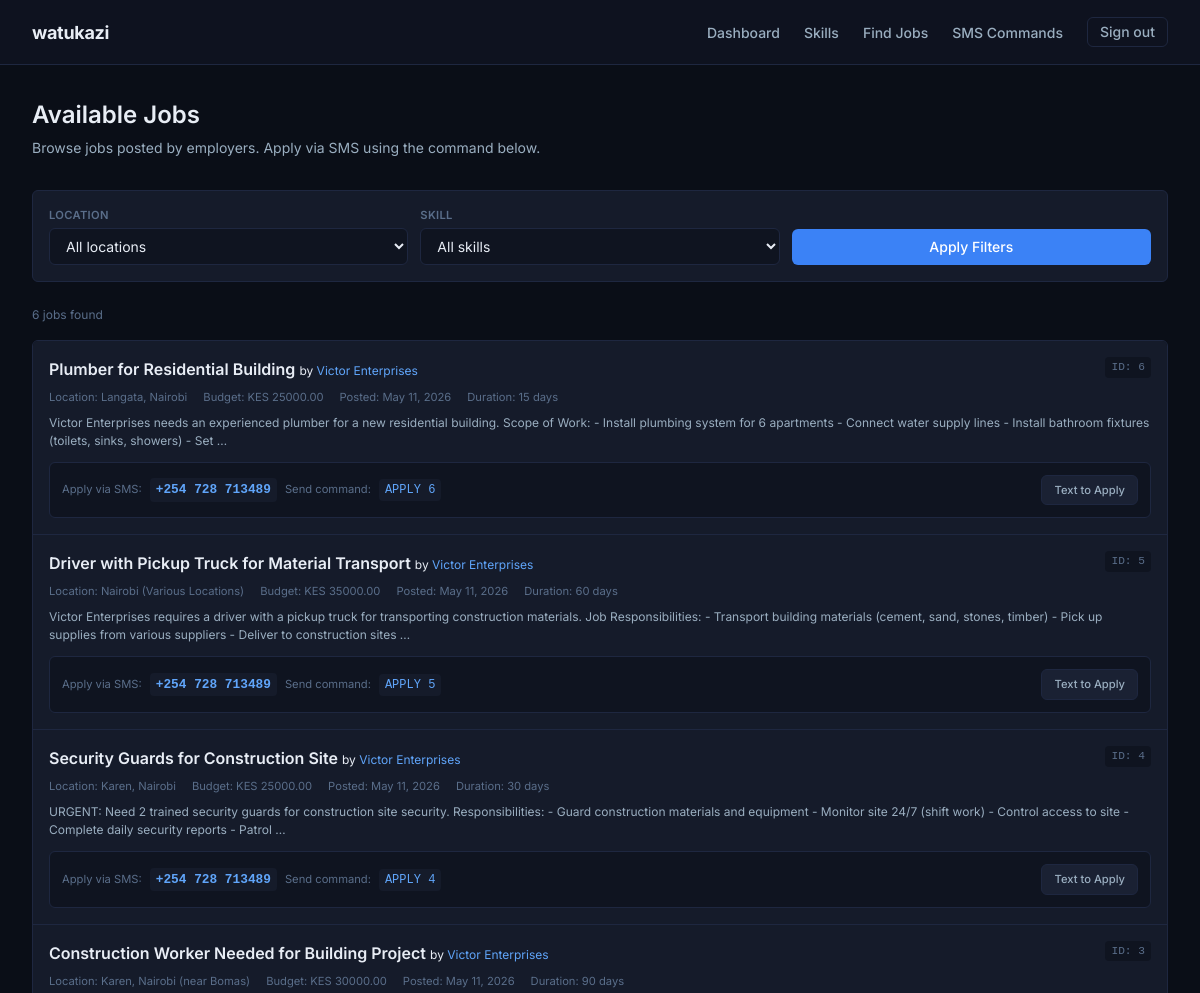
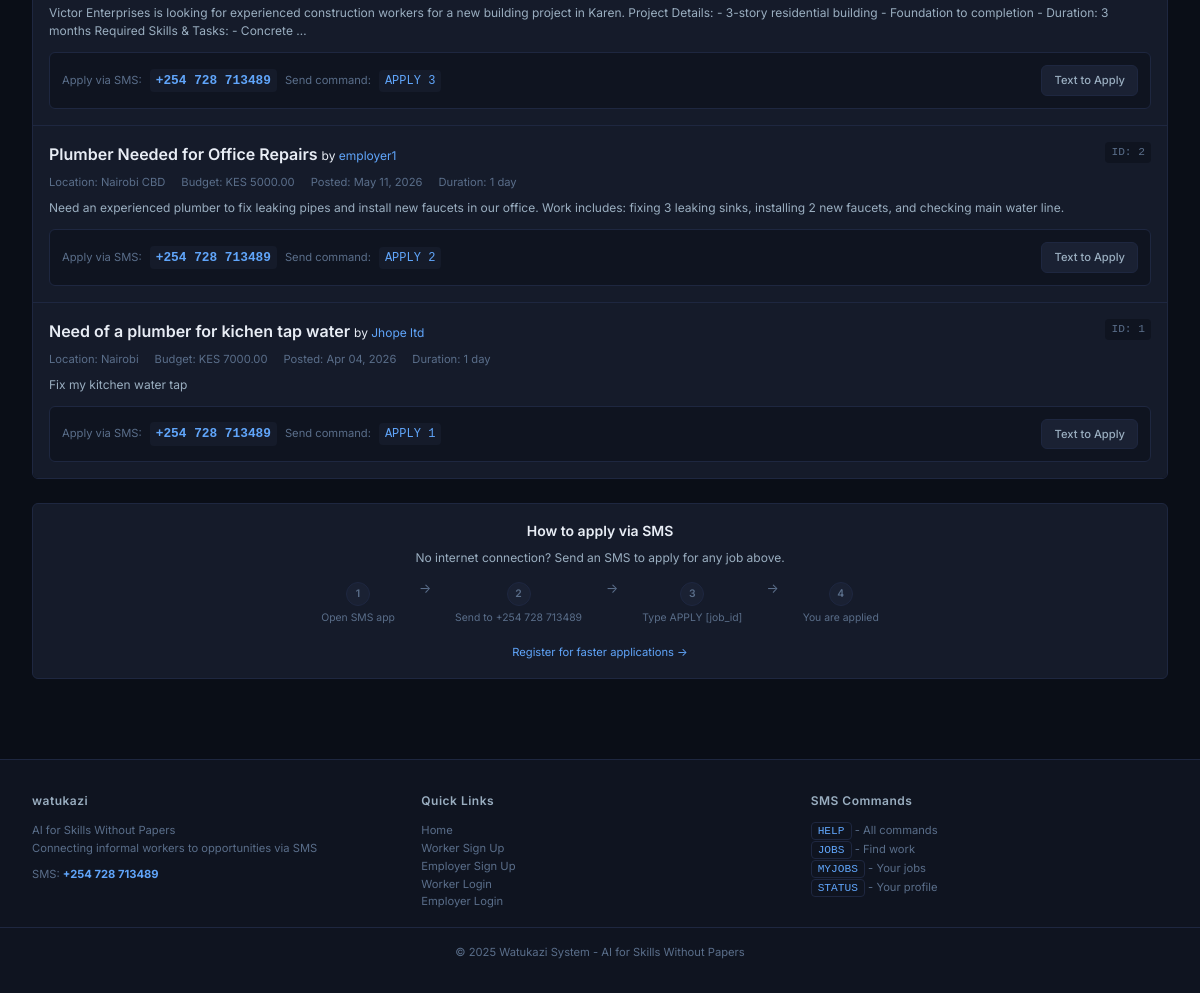
Screenshot of /jobs/browse/ (signed in) with the database file from the repository (2 pictures, top to bottom).
### jobs/models.py (models this page shows, shortened)
class JobRequest(models.Model):
    STATUS_CHOICES = (
        ('open', 'Open for Applications'),
        ('matching', 'Matching in Progress'),
        ('matched', 'Workers Matched'),
        ('in_progress', 'Work in Progress'),
        ('completed', 'Completed'),
        ('cancelled', 'Cancelled'),
        ('expired', 'Expired'),
    )
    employer = models.ForeignKey(User, on_delete=models.CASCADE, related_name='job_requests')
    title = models.CharField(max_length=100)
    description = models.TextField()
    required_skills = models.ManyToManyField(Skill, related_name='job_requests')
    location = models.CharField(max_length=100)
    budget = models.DecimalField(max_digits=10, decimal_places=2, null=True, blank=True)
    status = models.CharField(max_length=12, choices=STATUS_CHOICES, default='open')
    created_at = models.DateTimeField(auto_now_add=True)
    deadline = models.DateTimeField(null=True, blank=True)
    start_date = models.DateTimeField(null=True, blank=True)
    duration_days = models.IntegerField(default=1, help_text="Estimated duration in days")

### employers/models.py (models this page shows, shortened)
class EmployerProfile(models.Model):
    user = models.OneToOneField(User, on_delete=models.CASCADE, related_name='employer_profile')
    company_name = models.CharField(max_length=200, blank=True)
    business_registration = models.CharField(max_length=100, blank=True, help_text="Business registration number")
    website = models.URLField(blank=True)
    company_description = models.TextField(blank=True, help_text="Describe your company and what you do")
    company_logo = models.ImageField(upload_to='employer_logos/', null=True, blank=True)
    industry = models.CharField(max_length=100, blank=True, help_text="e.g., Construction, Technology, Agriculture")
    employee_count = models.CharField(max_length=50, blank=True, choices=[
        ('1-10', '1-10 employees'),
        ('11-50', '11-50 employees'),
        ('51-200', '51-200 employees'),
        ('201-500', '201-500 employees'),
        ('500+', '500+ employees'),
    ])
    year_established = models.IntegerField(null=True, blank=True)
    rating = models.DecimalField(max_digits=3, decimal_places=2, default=0.00)
    total_jobs_posted = models.IntegerField(default=0)
    created_at = models.DateTimeField(auto_now_add=True)
    updated_at = models.DateTimeField(auto_now=True)

### accounts/models.py (models this page shows, shortened)
class SMSSettings(models.Model):
    phone_number = models.CharField(max_length=15, default='0700000000', help_text="SMS number for users to text")
    is_active = models.BooleanField(default=True)
    updated_at = models.DateTimeField(auto_now=True)
    class Meta:
        verbose_name_plural = "SMS Settings"

### jobs/views.py (the view)
# urls.py: path('browse/', views.public_jobs, name='public_jobs'),
def public_jobs(request):
    jobs = JobRequest.objects.filter(status='open').order_by('-created_at')
    locations = JobRequest.objects.filter(status='open').values_list('location', flat=True).distinct()
    skills = Skill.objects.all()
    location_filter = request.GET.get('location', '')
    skill_filter = request.GET.get('skill', '')
    if location_filter:
        jobs = jobs.filter(location__icontains=location_filter)
    if skill_filter:
        try:
            skill = Skill.objects.get(id=skill_filter)
            jobs = jobs.filter(required_skills=skill)
        except Skill.DoesNotExist:
            pass
    context = {
        'jobs': jobs,
        'locations': locations,
        'skills': skills,
        'location_filter': location_filter,
        'skill_filter': skill_filter,
        'total_count': jobs.count(),
    }
    return render(request, 'jobs/public_jobs.html', context)

### accounts/context_processors.py (called while the page is built)
def sms_settings(request):
    try:
        sms = SMSSettings.objects.first()
        sms_number = sms.phone_number if sms else '0700000000'
    except:
        sms_number = '0700000000'
    return {
        'sms_number': sms_number,
    }

### notifications/context_processors.py (called while the page is built)
def notifications_context(request):
    if request.user.is_authenticated:
        unread_count = Notification.objects.filter(
            recipient=request.user,
            is_read=False
        ).count()
        recent_notifications = Notification.objects.filter(
            recipient=request.user
        )[:5]
        return {
            'unread_notifications_count': unread_count,
            'recent_notifications': recent_notifications,
        }
    return {
        'unread_notifications_count': 0,
        'recent_notifications': [],
    }

### templates/jobs/public_jobs.html (shortened to what this page needs)
{% extends "base.html" %}
{% load static %}
{% block content %}
<div class="container">
    <div class="page-header">
        <h1 class="page-title">Available Jobs</h1>
        <p class="page-description">Browse jobs posted by employers. Apply via SMS using the command below.</p>
    </div>
    <div class="filter-bar">
        <form method="get" class="filter-form">
            <div class="filter-field">
                <label class="filter-label">Location</label>
                <select name="location" class="filter-select">
                    <option value="">All locations</option>
                </select>
            </div>
            <div class="filter-field">
                <label class="filter-label">Skill</label>
                <select name="skill" class="filter-select">
                    <option value="">All skills</option>
                </select>
            </div>
            <div class="filter-field">
                <button type="submit" class="btn btn-primary" style="width: 100%;">Apply Filters</button>
            </div>
        </form>
    </div>
    <div class="results-info">
        <div class="results-count">{{ total_count }} job{% if total_count != 1 %}s{% endif %} found</div>
    </div>
    {% if jobs %}
        <div class="job-list">
            {% for job in jobs %}
                <div class="job-item">
                    <div class="job-header">
                        <span class="job-title">
                            {{ job.title }}
                            <span style="font-size: 0.75rem; font-weight: normal;">
                                by <a href="{% url 'employers:public_profile' job.employer.username %}" class="employer-link">
                                    {{ job.employer.employer_profile.company_name|default:job.employer.username }}
                                </a>
                            </span>
                        </span>
                        <span class="job-id">ID: {{ job.id }}</span>
                    </div>
                    <div class="job-details">
                        <span class="job-detail-item">Location: {{ job.location }}</span>
                        <span class="job-detail-item">Budget: KES {{ job.budget|default:"Negotiable" }}</span>
                        <span class="job-detail-item">Posted: {{ job.created_at|date:"M d, Y" }}</span>
                        <span class="job-detail-item">Duration: {{ job.duration_days }} day{% if job.duration_days != 1 %}s{% endif %}</span>
                    </div>
                    <div class="job-description">{{ job.description|truncatewords:35 }}</div>
                    <div class="apply-section">
                        <div class="apply-info">
                            <span class="apply-label">Apply via SMS:</span>
                            <span class="sms-number">{{ sms_number }}</span>
                            <span class="apply-label">Send command:</span>
                            <span class="sms-command">APPLY {{ job.id }}</span>
                        </div>
                        <a href="sms:{{ sms_number|cut:'-' }}?body=APPLY%20{{ job.id }}" class="btn-sms">Text to Apply</a>
                    </div>
                </div>
            {% endfor %}
        </div>
    {% else %}
        <div class="blankslate">
            <p>No jobs found</p>
            <p class="note">Try adjusting your filters or check back later</p>
        </div>
    {% endif %}
    <div class="info-banner">
        <h3>How to apply via SMS</h3>
        <p>No internet connection? Send an SMS to apply for any job above.</p>
        <div class="steps">
            <div class="step">
                <div class="step-number">1</div>
                <div class="step-text">Open SMS app</div>
            </div>
            <div class="step-arrow">→</div>
            <div class="step">
                <div class="step-number">2</div>
                <div class="step-text">Send to {{ sms_number }}</div>
            </div>
            <div class="step-arrow">→</div>
            <div class="step">
                <div class="step-number">3</div>
                <div class="step-text">Type APPLY [job_id]</div>
            </div>
            <div class="step-arrow">→</div>
            <div class="step">
                <div class="step-number">4</div>
                <div class="step-text">You are applied</div>
            </div>
        </div>
        <div class="register-link">
            <a href="{% url 'accounts:worker_signup' %}">Register for faster applications →</a>
        </div>
    </div>
</div>
{% endblock %}

### templates/base.html (shortened to what this page needs)
<!DOCTYPE html>
<html lang="en">
<head>
</head>
<body>
    <header class="header">
        <div class="header-container">
            <a href="/" class="logo">watukazi</a>
            <nav class="nav">
                {% if user.is_authenticated %}
                    {% if user.profile.user_type == 'worker' %}
                        <a href="{% url 'workers:dashboard' %}" class="nav-link">Dashboard</a>
                        <a href="{% url 'workers:manage_skills' %}" class="nav-link">Skills</a>
                        <a href="{% url 'jobs:search_jobs' %}" class="nav-link">Find Jobs</a>
                    {% elif user.profile.user_type == 'employer' %}
                        <a href="{% url 'employers:dashboard' %}" class="nav-link">Dashboard</a>
                        <a href="{% url 'jobs:create_job' %}" class="nav-link">Post Job</a>
                        <a href="{% url 'jobs:my_jobs' %}" class="nav-link">My Jobs</a>
                    {% endif %}
                    <div class="dropdown" id="smsDropdown">
                        <a href="#" class="nav-link" onclick="toggleDropdown(event)">SMS Commands</a>
                    </div>
                    <a href="{% url 'account_logout' %}" class="btn btn-outline" style="padding: 0.25rem 0.75rem;">Sign out</a>
                {% else %}
                    <div class="nav" style="gap: 0.75rem;">
                        <a href="{% url 'accounts:worker_login' %}" class="nav-link">Worker</a>
                        <a href="{% url 'accounts:employer_login' %}" class="nav-link">Employer</a>
                        <a href="{% url 'accounts:worker_signup' %}" class="btn btn-primary">Sign up</a>
                    </div>
                {% endif %}
            </nav>
        </div>
    </header>
    <main>
        {% block content %}{% endblock %}
    </main>
    <footer class="footer">
        <div class="footer-content">
            <div class="footer-section">
                <h4>watukazi</h4>
                <p>AI for Skills Without Papers<br>Connecting informal workers to opportunities via SMS</p>
                <p style="margin-top: 0.5rem;">SMS: <strong style="color: var(--accent-blue-light);">{{ sms_number }}</strong></p>
            </div>
            <div class="footer-section">
                <h4>Quick Links</h4>
                <p><a href="/">Home</a></p>
                <p><a href="{% url 'accounts:worker_signup' %}">Worker Sign Up</a></p>
                <p><a href="{% url 'accounts:employer_signup' %}">Employer Sign Up</a></p>
                <p><a href="{% url 'accounts:worker_login' %}">Worker Login</a></p>
                <p><a href="{% url 'accounts:employer_login' %}">Employer Login</a></p>
            </div>
            <div class="footer-section">
                <h4>SMS Commands</h4>
                <p><code class="code">HELP</code> - All commands</p>
                <p><code class="code">JOBS</code> - Find work</p>
                <p><code class="code">MYJOBS</code> - Your jobs</p>
                <p><code class="code">STATUS</code> - Your profile</p>
            </div>
        </div>
        <div class="divider" style="max-width: 1400px; margin: 1rem auto 0;"></div>
        <div style="text-align: center; margin-top: 1rem;">
            <p style="font-size: 0.7rem; color: var(--text-muted);">&copy; 2025 Watukazi System - AI for Skills Without Papers</p>
        </div>
    </footer>
</body>
</html>

### templates/base.html (style rules this page uses)
:root { --bg-deep: #0a0e17; --bg-primary: #0f1420; --bg-secondary: #151b2a; --bg-tertiary: #1a2133; --border-subtle: #1e2740; --border-medium: #2a3450; --text-primary: #e8edf5; --text-secondary: #9aaec0; --text-muted: #5a6e8a; --accent-blue: #3b82f6; --accent-blue-dark: #2563eb; --accent-blue-light: #60a5fa; --accent-green: #10b981; --accent-yellow: #f59e0b; --accent-red: #ef4444; --glass-bg: rgba(21, 27, 42, 0.95); --glass-border: rgba(59, 130, 246, 0.15); }
* { margin: 0; padding: 0; box-sizing: border-box; }
body { font-family: 'Inter', -apple-system, BlinkMacSystemFont, 'Segoe UI', sans-serif; background: var(--bg-deep); color: var(--text-primary); line-height: 1.5; min-height: 100vh; }
.header { background: rgba(15, 20, 32, 0.95); backdrop-filter: blur(12px); border-bottom: 1px solid var(--border-subtle); position: sticky; top: 0; z-index: 100; }
.header-container { max-width: 1400px; margin: 0 auto; padding: 0 2rem; display: flex; justify-content: space-between; align-items: center; height: 64px; }
.logo { font-size: 1.125rem; font-weight: 700; color: var(--text-primary); text-decoration: none; letter-spacing: -0.3px; }
.nav { display: flex; gap: 1.5rem; align-items: center; }
.nav-link { color: var(--text-secondary); text-decoration: none; font-size: 0.875rem; font-weight: 500; transition: color 0.2s ease; }
.dropdown { position: relative; }
.btn { display: inline-block; padding: 0.5rem 1rem; font-size: 0.875rem; font-weight: 500; line-height: 1.25rem; border-radius: 6px; text-decoration: none; cursor: pointer; transition: all 0.2s ease; border: none; font-family: inherit; }
.btn-primary { background: var(--accent-blue); color: white; }
.btn-outline { background: transparent; color: var(--text-secondary); border: 1px solid var(--border-subtle); }
.container { max-width: 1400px; margin: 0 auto; padding: 2rem; }
.code { background: var(--bg-primary); padding: 0.125rem 0.375rem; border-radius: 4px; font-family: 'SF Mono', Monaco, monospace; font-size: 0.7rem; color: var(--accent-blue-light); border: 1px solid var(--border-subtle); }
.footer { background: var(--bg-primary); border-top: 1px solid var(--border-subtle); padding: 2rem 0; margin-top: 3rem; }
.footer-content { max-width: 1400px; margin: 0 auto; padding: 0 2rem; display: grid; grid-template-columns: repeat(3, 1fr); gap: 2rem; }
.footer-section h4 { font-size: 0.75rem; font-weight: 600; margin-bottom: 0.75rem; color: var(--text-secondary); letter-spacing: 0.5px; }
.footer-section p { font-size: 0.7rem; color: var(--text-muted); line-height: 1.6; }
.footer-section a { color: var(--text-muted); text-decoration: none; }
.divider { height: 1px; background: var(--border-subtle); margin: 1rem 0; }

### rows the page displays
JobRequest: title "Plumber for Residential Building", employer.employer_profile.company_name "Victor Enterprises", id "6", location "Langata, Nairobi", budget "25000.00", created_at "May 11, 2026", duration_days "15", description "Victor Enterprises needs an experienced plumber for a new residential building. Scope of Work: - Install plumbing system for 6 apartments - Connect water supply lines - Install bathroom fixtures (toilets, sinks, showers) - Set …"
SMSSettings: phone_number "+254 728 713489"
JobRequest: title "Driver with Pickup Truck for Material Transport", employer.employer_profile.company_name "Victor Enterprises", id "5", location "Nairobi (Various Locations)", budget "35000.00", created_at "May 11, 2026", duration_days "60", description "Victor Enterprises requires a driver with a pickup truck for transporting construction materials. Job Responsibilities: - Transport building materials (cement, sand, stones, timber) - Pick up supplies from various suppliers - Deliver to construction sites …"
JobRequest: title "Security Guards for Construction Site", employer.employer_profile.company_name "Victor Enterprises", id "4", location "Karen, Nairobi", budget "25000.00", created_at "May 11, 2026", duration_days "30", description "URGENT: Need 2 trained security guards for construction site security. Responsibilities: - Guard construction materials and equipment - Monitor site 24/7 (shift work) - Control access to site - Complete daily security reports - Patrol …"
JobRequest: title "Construction Worker Needed for Building Project", employer.employer_profile.company_name "Victor Enterprises", id "3", location "Karen, Nairobi (near Bomas)", budget "30000.00", created_at "May 11, 2026", duration_days "90", description "Victor Enterprises is looking for experienced construction workers for a new building project in Karen. Project Details: - 3-story residential building - Foundation to completion - Duration: 3 months Required Skills & Tasks: - Concrete …"
JobRequest: title "Plumber Needed for Office Repairs", employer.employer_profile.company_name "employer1", id "2", location "Nairobi CBD", budget "5000.00", created_at "May 11, 2026", duration_days "1", description "Need an experienced plumber to fix leaking pipes and install new faucets in our office. Work includes: fixing 3 leaking sinks, installing 2 new faucets, and checking main water line."
JobRequest: title "Need of a plumber for kichen tap water", employer.employer_profile.company_name "Jhope ltd", id "1", location "Nairobi", budget "7000.00", created_at "Apr 04, 2026", duration_days "1", description "Fix my kitchen water tap"

### other values shown
{{ total_count }} "6"
